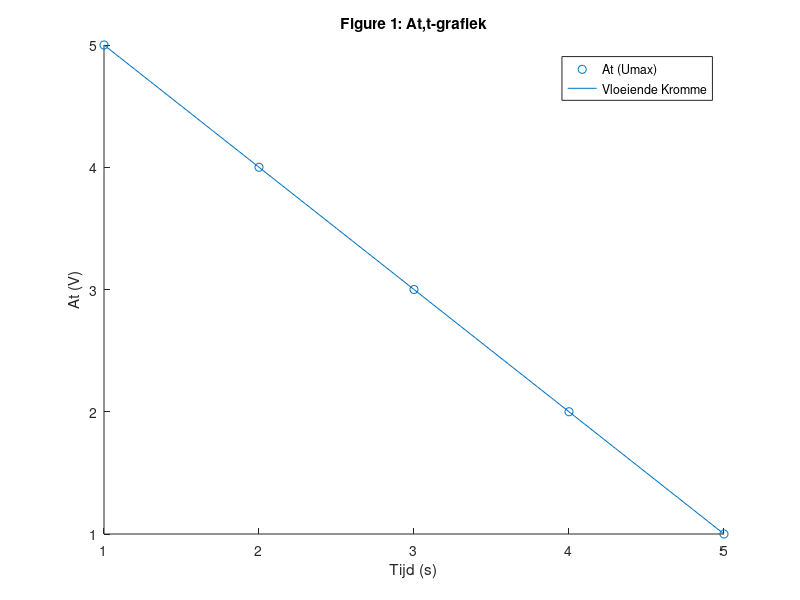
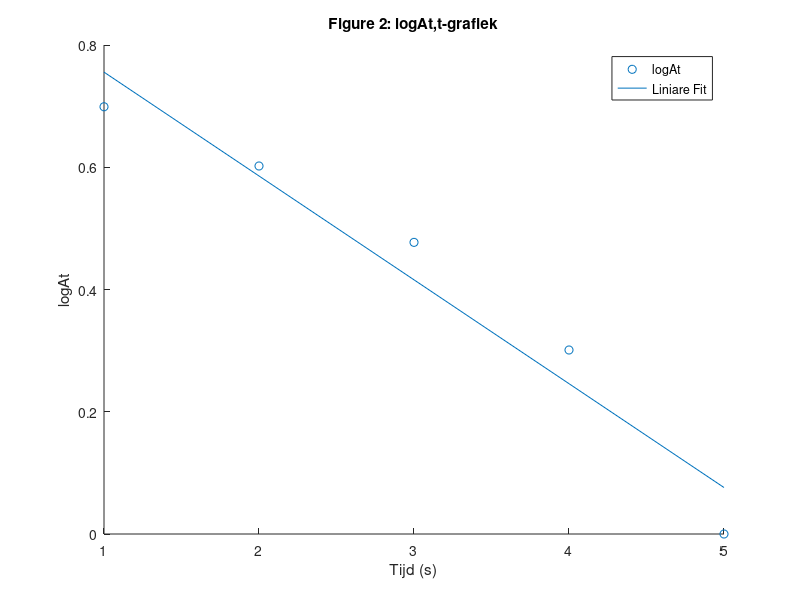

MATLAB code for these plots, in order:
# -=-=-= Gedempte Trilling =-=-=- #
#   Kasper Müller & Siem Bosgoed  #
#    Natuurkunde V6A Hendrikson   #
# -=-=-= Gedempte Trilling =-=-=- #

# == Globale Definities == #
t = 0; # huidige tijd
g = 9.81; # gravitatie constante
dt = 1; # tijd interval (s)

# == Uitkomst Experiment 1 == #
M1 = 555; # Massa 1 magneet (kg)
M2 = 666; # Massa 2 magneten (kg)
Mv = 999; # Massa veer (kg)
u1 = 4; # Uitrekking 1 magneet
u2 = 4; # Uitrekking 2 magneten

# == Berekeningen 1 == #
# De veerkracht is gelijk aan de zwaartekracht 
# die de veer kan tegenwerken.
F1 = M1 * g; #[2.5] (veerkracht)
F2 = M2 * g;
# De veerconstante wordt vervolgens berekend
# in duplo voor extra nauwkeurigheid.
C1 = F1 / u1; #[3] (veerconstante)
C2 = F2 / u2;
C = (C1 + C2) / 2;
# De massa van het trillende gedeelte is:
M = M2 + (1/3) * Mv; #[2] (trillende massa)
# Trillingstijd
Tt = 2 .* pi .* sqrt(M ./ C); #[1] (trillingstijd theoretisch)

# == Uitkomst Experiment 2 == #
# Het voltage wordt afgezet over de tijd,
# vervolgens worden de toppen genoteerd:
tabel = [
  1, 5;
  2, 4;
  3, 3;
  4, 2;
  5, 1
];

# == Berekeningen 2 == #
# In de resultaten zijn de amplitudes gelijk aan de moduli van de toppen.
amplitudes = abs(tabel(:,2)); # [4.5] amplitude
# Daarmee kunnnen de logaritmes worden berekend:
logAmps = log10(amplitudes); # [7] logAt (logU)
# Ook de gemeten trillingstijd kan worden vastgesteld.
# Deze is namelijk gelijk aan de tijd tussen een top en een dal *2.
# Gemiddeld genomen is dit dus het gemiddelde van de verschillen
# uit de tijd van de gemeten toppen (kolom 1 van de tabel) * 2.
Tex = mean(diff(tabel(:,1))) * 2; # [8] (trillingstijd experimenteel)

# == Vragen == #
disp('1: Bereken de veerconstante C uit de meetresultaten van experiment 1.');
C
disp('-----------------------');

disp(['2: Bereken voor de trilling uit experiment 2.',
'de trillingstijd via formule 1 met de juiste massa.']);
Tt
disp('-----------------------');

disp(['3: Bepaal de trillingstijd zo nauwkeurig mogelijk ',
'met behulp van de meetresultaten uit de Spark.']);
Tex
disp('-----------------------');

disp('4: Vergelijk de gemeten en berekende trillingstijden met elkaar.');
disp(['Afwijking theorie / experimenteel: ', num2str(abs(Tt-Tex))]);
disp('-----------------------');

disp('5: Maak een At,t-grafiek.');
figure(1);
hold on;
scatter(tabel(:,1), tabel(:,2));
# trendline (smooth)
xspline = min(tabel(:,1)):0.1:max(tabel(:,1));
yspline = interp1(tabel(:,1), tabel(:,2), xspline, "pchip");
plot(xspline, yspline);
legend({'At (Umax)', 'Vloeiende Kromme'});
hold off;
xlabel('Tijd (s)');
ylabel('At (V)');
title ("Figure 1: At,t-grafiek");
disp('(Zie Figure 1)');
disp('-----------------------');

disp('6: Bereken log At en noteer de waarde in de derde kolom van de tabel.');
tabel = [tabel(:,1), tabel(:,2), logAmps];
disp('t[s], U[V], logU');
tabel
disp('-----------------------');

disp('7: Maak ook een logAt,t-grafiek.');
figure(2);
hold on;
scatter(tabel(:,1), tabel(:,3));
# Linear fit
fit = polyfit(tabel(:,1), tabel(:,3), 1);
plot(polyval(fit, tabel(:,1)));
legend({'logAt', 'Liniare Fit'});
xlabel('Tijd (s)');
ylabel('logAt');
title ("Figure 2: logAt,t-grafiek");
hold off;
disp('(Zie Figure 2)');
disp('-----------------------');

disp('8: Bereken de dempingfactor a.');
fit(1)
disp('-----------------------');


disp('9: Welke waarde heeft a voor een ongedempte trilling?');
disp(['Een ongedempte trilling blijft in amplitude steeds gelijk. ',
'Af te leidden uit formule 4 en met de kennis dat At overal hetzelfde is, ',
'kunnen we concluderen dat At = A0 en dus 10^(-a*t) = 1 ',
'daaruit volgt natuurlijk dat -a = 0 dus a = 0.']);
disp('-----------------------');
